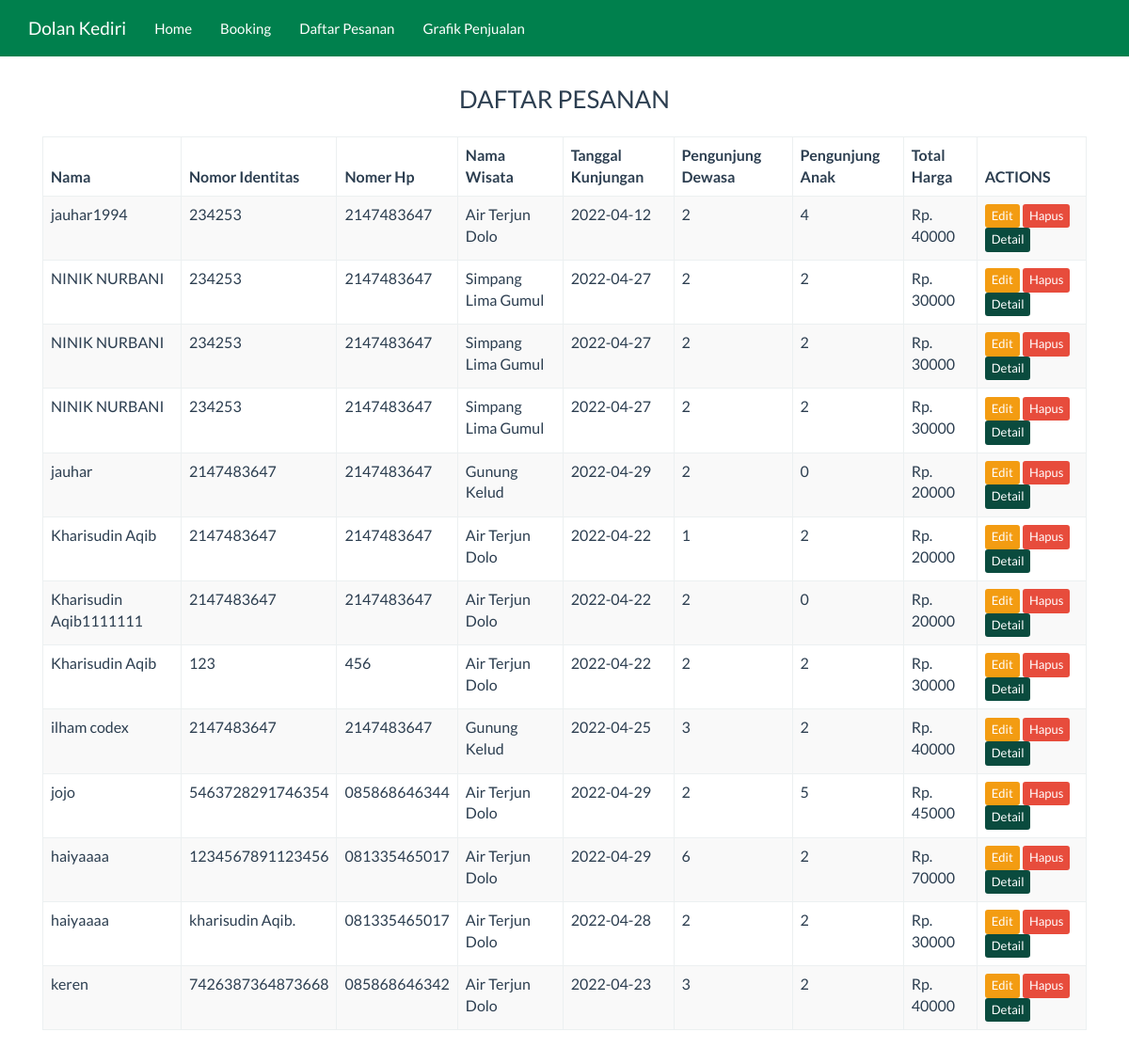
The app's page /data.php with its own data.
### tables this page shows
CREATE TABLE `beli` (
  `id_beli` int(11) NOT NULL,
  `nama` varchar(255) NOT NULL,
  `noid` varchar(16) DEFAULT NULL,
  `nohp` varchar(15) DEFAULT NULL,
  `tmpwisata` varchar(255) NOT NULL,
  `tgl` date DEFAULT NULL,
  `pdewasa` int(11) DEFAULT NULL,
  `panak` int(11) DEFAULT NULL,
  `total` int(255) DEFAULT NULL
);

### data.php (the view, shortened to what this page needs)
<?php
include('koneksi.php');
?>
<html>
<head>
    <link href="Assets/css/bootstrap.min.css" rel="stylesheet" type="text/css"/>
    <link href="Assets/css/dataTables.bootstrap.min.css" rel="stylesheet" type="text/css"/>
    <link href="Assets/font-awesome-4.5.0/css/font-awesome.min.css" rel="stylesheet" type="text/css"/>
</head>
<body>
<nav class="navbar navbar-inverse navbar-fixed-top">
    <div class="container">
        <div class="navbar-header">
            <a class="navbar-brand" href="index.php">Dolan Kediri</a>
        </div>
        <div id="navbar" class="navbar-collapse collapse">
            <ul class="nav navbar-nav">
                <li><a href="index.php">Home</a></li>
                <li><a href="booking.php">Booking</a></li>
                <li><a href="data.php">Daftar Pesanan</a></li>
                <li><a href="grafik.php">Grafik Penjualan</a></li>
            </ul>
        </div>
    </div>
</nav>
<div class="container">
    <div class="row">
        <div class="col-xs-12">
        <center><H3>DAFTAR PESANAN</H3></center>
            <div class="panel-body">
                <table id="dtskripsi" class="table table-bordered table-striped table-hover">
                    <thead>
                    <tr>
                        <th>Nama</th>
                        <th>Nomor Identitas</th>
                        <th>Nomer Hp</th>
                        <th>Nama Wisata</th>
                        <th>Tanggal Kunjungan</th>
                        <th>Pengunjung Dewasa</th>
                        <th>Pengunjung Anak</th>
                        <th>Total Harga</th>
                        <th>ACTIONS</th>
                    </tr>
                    </thead>
                    <tbody>
                        <?php
                        $sql = "SELECT * FROM beli";
                        $query = mysqli_query($kon, $sql) or die("Database Anda Salah");
                        while ($data = mysqli_fetch_array($query)) {
                            ?>
                            <tr>
                                <td><?= $data['nama'] ?></td>
                                <td><?= $data['noid'] ?></td>
                                <td><?= $data['nohp'] ?></td>
                                <td><?= $data['tmpwisata'] ?></td>
                                <td><?= $data['tgl'] ?></td>
                                <td><?= $data['pdewasa'] ?></td>
                                <td><?= $data['panak'] ?></td>
                                <td>Rp. <?= $data['total'] ?></td>
                                <td>
                                    <a href="edit.php?id=<?php echo $data['id_beli'] ?>" class="btn btn-warning btn-xs">Edit</a>
                                    <a href="hapus.php?id=<?php echo $data['id_beli'] ?>" class="btn btn-danger btn-xs">Hapus</a>
                                    <a href="detail.php?id=<?php echo $data['id_beli'] ?>" class="btn btn-info btn-xs">Detail</a>
                                </td>
                            </tr>
                        <?php } ?>
                    </tbody>
                </table>
            </div>
        </div>
    </div>
</div>
</body>
</html>

### data.php (style rules this page uses)
body { margin-top: 70px; }

### records on screen
beli: nama "jauhar1994", noid "234253", nohp "2147483647", tmpwisata "Air Terjun Dolo", tgl "2022-04-12", pdewasa "2", panak "4", total "40000"
beli: nama "NINIK NURBANI", noid "234253", nohp "2147483647", tmpwisata "Simpang Lima Gumul", tgl "2022-04-27", pdewasa "2", panak "2", total "30000"
beli: nama "NINIK NURBANI", noid "234253", nohp "2147483647", tmpwisata "Simpang Lima Gumul", tgl "2022-04-27", pdewasa "2", panak "2", total "30000"
beli: nama "NINIK NURBANI", noid "234253", nohp "2147483647", tmpwisata "Simpang Lima Gumul", tgl "2022-04-27", pdewasa "2", panak "2", total "30000"
beli: nama "jauhar", noid "2147483647", nohp "2147483647", tmpwisata "Gunung Kelud", tgl "2022-04-29", pdewasa "2", panak "0", total "20000"
beli: nama "Kharisudin Aqib", noid "2147483647", nohp "2147483647", tmpwisata "Air Terjun Dolo", tgl "2022-04-22", pdewasa "1", panak "2", total "20000"
beli: nama "Kharisudin Aqib1111111", noid "2147483647", nohp "2147483647", tmpwisata "Air Terjun Dolo", tgl "2022-04-22", pdewasa "2", panak "0", total "20000"
beli: nama "Kharisudin Aqib", noid "123", nohp "456", tmpwisata "Air Terjun Dolo", tgl "2022-04-22", pdewasa "2", panak "2", total "30000"
beli: nama "ilham codex", noid "2147483647", nohp "2147483647", tmpwisata "Gunung Kelud", tgl "2022-04-25", pdewasa "3", panak "2", total "40000"
beli: nama "jojo", noid "5463728291746354", nohp "085868646344", tmpwisata "Air Terjun Dolo", tgl "2022-04-29", pdewasa "2", panak "5", total "45000"
beli: nama "haiyaaaa", noid "1234567891123456", nohp "081335465017", tmpwisata "Air Terjun Dolo", tgl "2022-04-29", pdewasa "6", panak "2", total "70000"
beli: nama "haiyaaaa", noid "kharisudin Aqib.", nohp "081335465017", tmpwisata "Air Terjun Dolo", tgl "2022-04-28", pdewasa "2", panak "2", total "30000"
beli: nama "keren", noid "7426387364873668", nohp "085868646342", tmpwisata "Air Terjun Dolo", tgl "2022-04-23", pdewasa "3", panak "2", total "40000"
